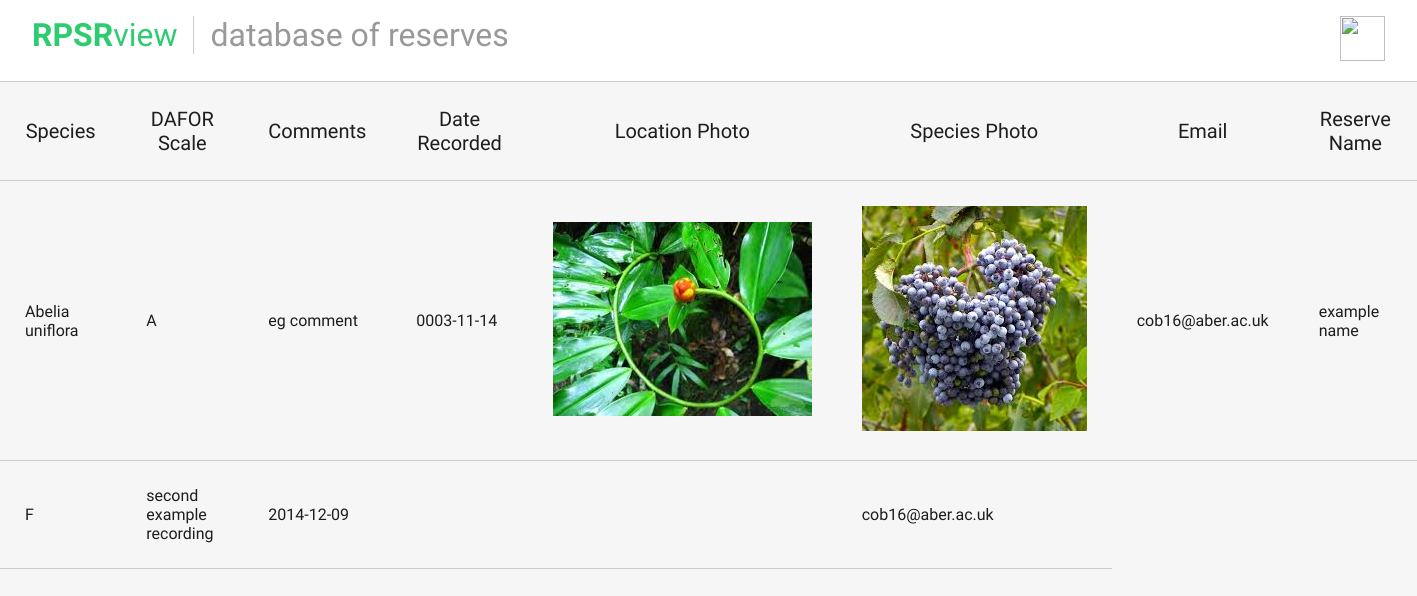
Page /RPSView/public_html/records.php on the committed database.
### tables this page shows
CREATE TABLE IF NOT EXISTS `Species` (
`species_id` int(11) NOT NULL,
  `Species` varchar(82) NOT NULL,
  `Common Name` varchar(33) DEFAULT NULL
);

CREATE TABLE IF NOT EXISTS `Recordings` (
`ID` int(11) NOT NULL,
  `species` int(11) NOT NULL,
  `DAFOR` char(1) NOT NULL,
  `comments` text,
  `date_recorded` date NOT NULL,
  `photo_path_general` text NOT NULL,
  `photo_path_species` text NOT NULL,
  `Email` varchar(80) NOT NULL,
  `reserve_name` int(11) NOT NULL
);

### RPSView/public_html/records.php (the view, shortened to what this page needs)
<!DOCTYPE html>
<html>
<head>
	<link rel="stylesheet" type="text/css" href="style221.css" />
</head>
<body>
	<div class="header">
		<h1><a href="https://cormacbrady.info/~tkek"><strong>RPSR</strong>view</a></h1>
		<p>database of reserves</p>
		<a class="gitlogo" href="https://github.com/cob16/cs-221-group-project"> <img src="https://assets-cdn.github.com/images/modules/logos_page/GitHub-Mark.png" height="45" width="45"></a>
	</div>
	<div class="container">
		<?php
		$host = 'localhost';
		$user = 'tkek';
		$pass = 'topkek3';
		$database = 'cb-group-project';
		$conn = new mysqli($host, $user, $pass, $database);
		if(!$conn->connect_errno > 0){
			$res = <<<SQL
			SELECT *
			FROM `Recordings`
SQL;
			$dopefish = <<<SQL
			SELECT *
			FROM `Species`
SQL;
			$fishsticks = <<<SQL
			SELECT *
			FROM `Reserves`
SQL;
			if(!$res = $conn->query($res)){
				die('There was an error running the query :)');
		}
			if(!$fishsticks = $conn->query($fishsticks)) {
				die('there was an error running the query :(');
			}
			if(!$dopefish = $conn->query($dopefish)) {
				die('there was an error running the query :(');
			}
		echo '<table cellpadding="25">';
		echo '<thead>';
		echo '<tr>';
		echo '<th>Species</th>';
		echo '<th>DAFOR Scale</th>';
		echo '<th>Comments</th>';
		echo '<th>Date Recorded</th>';
		echo '<th>Location Photo</th>';
		echo '<th>Species Photo</th>';
		echo '<th>Email</th>';
		echo '<th>Reserve Name</th>';
		echo '</tr>';
		while ($a = $res->fetch_assoc()) {
		echo '<tr>';
		$specNumber = $a["species"];
		while ($c = $dopefish->fetch_assoc()) {
			if ($specNumber == $c["species_id"]) {
				echo '<td>' . $c["Species"] . '</td>';
			}
		}
		echo '<td>' . $a["DAFOR"] . '</td>';
		echo '<td>' . $a["comments"] . '</td>';
		echo '<td>' . $a["date_recorded"] . '</td>';
		echo '<td><img src="' . $a["photo_path_general"] . '"></td>';
		echo '<td><img src="' . $a["photo_path_species"] . '"</td>';
		echo '<td>' . $a["Email"] . '</td>';
		$resNumber = $a["reserve_name"];
		while ($b = $fishsticks->fetch_assoc()) {
			if ($resNumber == $b["reserve_ID"]) {
				echo '<td>' . $b["reserve_name"] . '</td>';
			}
		}
		echo '</tr>';
	}
	echo '</table>';
}
?>
</div>
</body>
</html>

### RPSView/public_html/style221.css (style rules this page uses)
body { font-family: 'Source Sans Pro', sans-serif; background-color: #F6F6F6; margin-left: 0%; margin-right: 0%; margin-top: 0; }
a { color: #2ecc71; text-decoration: none; }
.header { background: #fff; border-bottom: 1px solid #ccc; padding: 1rem 2rem; text-align: center; overflow: hidden; }
.header h1, .header p { margin: 0; font-size: 2rem; float: left; font-weight: 300; }
.header p { color: #999; font-weight: 300; margin-left: 1rem; padding-left: 1rem; border-left: 1px solid #ccc; }
.gitlogo { float: right; }
table { border-collapse: collapse; margin: 0 auto; }
table td { border-top: solid #ccc; border-width: 1px; border-bottom: solid #ccc; border-width: 1px; overflow: hidden; color: #1e1d1d; font-weight: 300; }
table th { color: #1e1d1d; font-weight: 400; font-size: 1.25rem; }

### rows in the picture
recordings: DAFOR "A", comments "eg comment", date_recorded "0003-11-14", photo_path_general (picture), photo_path_species (picture), Email "cob16@aber.ac.uk", reserve_name "example name"
species: Species "Abelia uniflora"

### other values in the picture
$a["DAFOR"] "F"
$a["comments"] "second example recording"
$a["date_recorded"] "2014-12-09"
$a["Email"] "cob16@aber.ac.uk"
